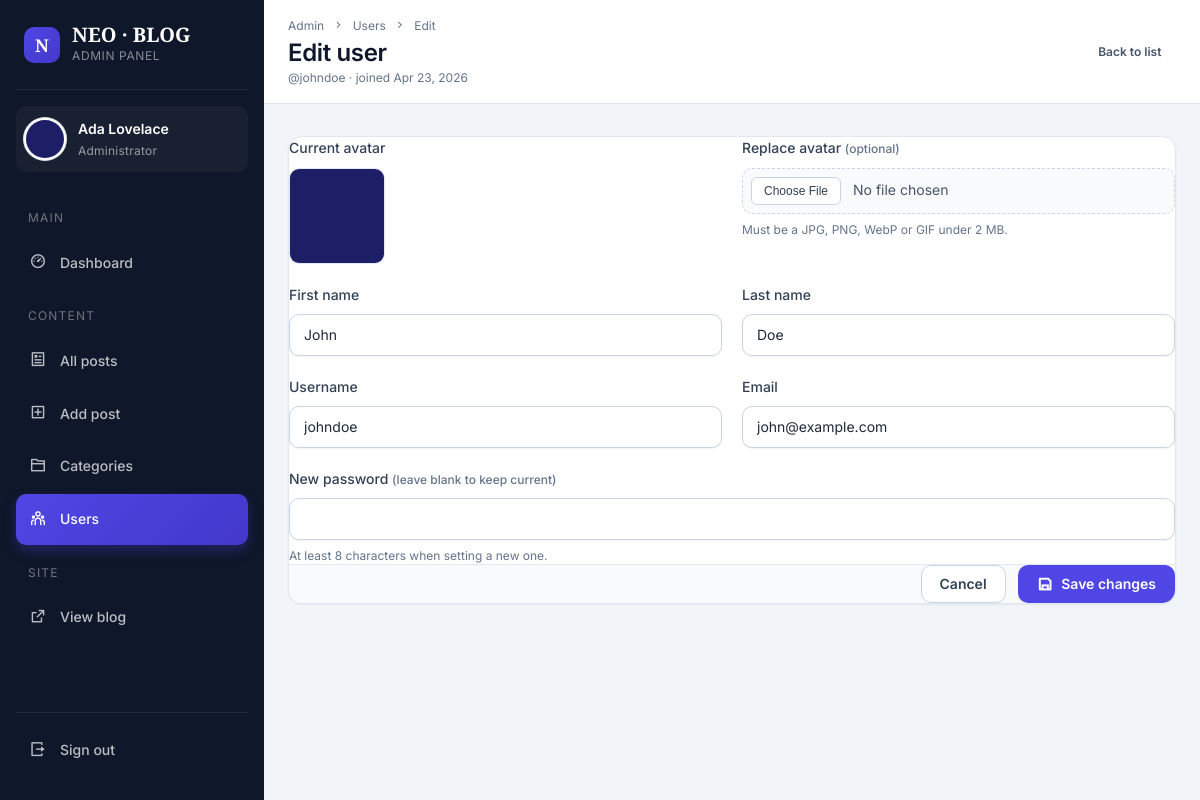
Page /admin/users/edit?id=2 (signed in) on the committed database.
### tables this page shows
CREATE TABLE users (
    id          INT UNSIGNED AUTO_INCREMENT PRIMARY KEY,
    firstname   VARCHAR(100) NOT NULL,
    lastname    VARCHAR(100) NOT NULL,
    username    VARCHAR(50)  NOT NULL,
    email       VARCHAR(190) NOT NULL,
    password    VARCHAR(255) NOT NULL,
    avatar      VARCHAR(255) NOT NULL DEFAULT 'default-avatar.png',
    is_admin    TINYINT(1)   NOT NULL DEFAULT 0,
    created_at  TIMESTAMP    NOT NULL DEFAULT CURRENT_TIMESTAMP,
    UNIQUE KEY uniq_username (username),
    UNIQUE KEY uniq_email    (email)
);

### app/Controllers/Admin/UserController.php (called while the page is built, shortened)
<?php
final class UserController
{
    public function edit(): void
    {
        $id = (int) ($_GET['id'] ?? 0);
        $user = (new User())->getById($id);
        View::render('admin/users/edit', [
            'title'      => 'Edit user — Admin',
            'activeLink' => 'users',
            'user'       => $user,
            'success'    => Auth::getFlash('admin-success'),
            'error'      => Auth::getFlash('admin-error'),
        ], layout: 'admin');
    }
}

### public/index.php (called while the page is built, shortened)
<?php
require dirname(__DIR__) . '/bootstrap.php';
$router = new \App\Core\Router();
$router->dispatch(
    $_SERVER['REQUEST_METHOD'] ?? 'GET',
    $_SERVER['REQUEST_URI']    ?? '/'
);

### app/Core/helpers.php (called while the page is built, shortened)
<?php
function e(mixed $value): string
{
    return htmlspecialchars((string) $value, ENT_QUOTES | ENT_SUBSTITUTE, 'UTF-8');
}
function url(string $path = '/'): string
{
    $path = '/' . ltrim($path, '/');
    return rtrim(ROOT_URL, '/') . $path;
}
function upload_url(string $filename): string
{
    return url('uploads/' . ltrim($filename, '/'));
}
function formatDate(string $dateTimeStr, string $format = 'M d, Y - h:i a'): string
{
    $ts = strtotime($dateTimeStr);
    return $ts ? date($format, $ts) : $dateTimeStr;
}
function avatar_url(?string $filename): string
{
    $filename = trim((string) $filename);
    return upload_url($filename);
}

### bootstrap.php (called while the page is built, shortened)
<?php
require_once __DIR__ . '/config/app.php';
require_once __DIR__ . '/app/Core/helpers.php';
spl_autoload_register(static function (string $class): void {
    $relative = str_replace('\\', '/', substr($class, 4));
    $file     = APP_PATH . '/' . $relative . '.php';
});

### app/Core/Database.php (called while the page is built, shortened)
<?php
final class Database
{
    private static ?Database $instance = null;
    private PDO $pdo;
    private function __construct()
    {
        try {
            if (DB_DRIVER === 'sqlite') {
                $this->pdo = new PDO('sqlite:' . DB_SQLITE_PATH);
                $this->pdo->exec('PRAGMA foreign_keys = ON');
            } else {
                $dsn = sprintf(
                    'mysql:host=%s;port=%d;dbname=%s;charset=%s',
                    DB_HOST,
                    DB_PORT,
                    DB_NAME,
                    DB_CHARSET
                );
                $this->pdo = new PDO($dsn, DB_USER, DB_PASS);
            }
            $this->pdo->setAttribute(PDO::ATTR_ERRMODE,            PDO::ERRMODE_EXCEPTION);
            $this->pdo->setAttribute(PDO::ATTR_DEFAULT_FETCH_MODE, PDO::FETCH_ASSOC);
            $this->pdo->setAttribute(PDO::ATTR_EMULATE_PREPARES,   false);
        } catch (PDOException $e) {
            throw new RuntimeException(
                'Database connection failed: ' . $e->getMessage(),
                (int) $e->getCode(),
                $e
            );
        }
    }
    public static function getInstance(): self
    {
        return self::$instance ??= new self();
    }
    public function fetchOne(string $sql, string $types = '', mixed ...$params): ?array
    {
        $row = $this->run($sql, $params)->fetch();
        return $row === false ? null : $row;
    }
    private function run(string $sql, array $params): \PDOStatement
    {
        $stmt = $this->pdo->prepare($sql);
        $stmt->execute($params);
        return $stmt;
    }
}

### app/Models/User.php (called while the page is built, shortened)
<?php
final class User
{
    private Database $db;
    public function __construct()
    {
        $this->db = Database::getInstance();
    }
    public function getById(int $id): ?array
    {
        return $this->db->fetchOne(
            "SELECT id, firstname, lastname, username, email, avatar, is_admin, created_at
               FROM users WHERE id = ?",
            '', $id
        );
    }
}

### app/Core/Auth.php (called while the page is built, shortened)
<?php
final class Auth
{
    public static function isLoggedIn(): bool
    {
        return isset($_SESSION['user_id']);
    }
    public static function isAdmin(): bool
    {
        return self::isLoggedIn() && (($_SESSION['user_is_admin'] ?? false) === true);
    }
    public static function userId(): ?int
    {
        return isset($_SESSION['user_id']) ? (int) $_SESSION['user_id'] : null;
    }
    public static function user(): ?array
    {
        static $cached = null;
        if ($cached === null || ($cached['id'] ?? null) !== self::userId()) {
            $cached = (new User())->getById((int) self::userId());
        }
        return $cached;
    }
}

### resources/views/admin/users/edit.php (the view, shortened to what this page needs)
<div class="admin-topbar">
    <div>
        <div class="admin-topbar__crumb">
            <a href="<?= url('/admin') ?>">Admin</a> <i class="ri-arrow-right-s-line"></i>
            <a href="<?= url('/admin/users') ?>">Users</a> <i class="ri-arrow-right-s-line"></i>
            <span>Edit</span>
        </div>
        <div class="admin-topbar__title"><h1>Edit user</h1></div>
        <div class="admin-topbar__sub">@<?= e($user['username']) ?> · joined <?= e(formatDate($user['created_at'], 'M d, Y')) ?></div>
    </div>
    <div class="admin-topbar__actions">
        <a href="<?= url('/admin/users') ?>" class="btn btn--ghost btn--sm">Back to list</a>
    </div>
</div>
<div class="admin-content">
    <form action="<?= url('/admin/users/update') ?>" method="post" enctype="multipart/form-data"
          class="admin-form-card" novalidate>
        <div class="admin-form-card__body">
            <div class="form-stack">
                <div class="form-grid">
                    <div class="form-field">
                        <label>Current avatar</label>
                        <div class="form-preview">
                            <img src="<?= avatar_url($user['avatar']) ?>" alt="">
                        </div>
                    </div>
                    <div class="form-field">
                        <label for="avatar">Replace avatar <small>(optional)</small></label>
                        <input type="file" id="avatar" name="avatar" class="form-file"
                               accept="image/jpeg,image/png,image/webp,image/gif">
                        <small>Must be a JPG, PNG, WebP or GIF under 2 MB.</small>
                    </div>
                </div>
                <div class="form-grid">
                    <div class="form-field">
                        <label for="firstname">First name</label>
                        <input type="text" id="firstname" name="firstname" class="form-input"
                               value="<?= e($user['firstname']) ?>" required>
                    </div>
                    <div class="form-field">
                        <label for="lastname">Last name</label>
                        <input type="text" id="lastname" name="lastname" class="form-input"
                               value="<?= e($user['lastname']) ?>" required>
                    </div>
                </div>
                <div class="form-grid">
                    <div class="form-field">
                        <label for="username">Username</label>
                        <input type="text" id="username" name="username" class="form-input"
                               value="<?= e($user['username']) ?>" required>
                    </div>
                    <div class="form-field">
                        <label for="email">Email</label>
                        <input type="email" id="email" name="email" class="form-input"
                               value="<?= e($user['email']) ?>" required>
                    </div>
                </div>
                <div class="form-field">
                    <label for="new_password">New password <small>(leave blank to keep current)</small></label>
                    <input type="password" id="new_password" name="new_password" class="form-input"
                           autocomplete="new-password" minlength="8">
                    <small>At least 8 characters when setting a new one.</small>
                </div>
            </div>
        </div>
        <div class="admin-form-card__footer">
            <a href="<?= url('/admin/users') ?>" class="btn btn--secondary">Cancel</a>
            <button type="submit" class="btn">
                <i class="ri-save-line"></i> Save changes
            </button>
        </div>
    </form>
</div>

### app/Core/Router.php (shortened to what this page needs)
<?php
final class Router
{
    private array $routes = [];
    private string $prefix = '';
    public function group(string $prefix, callable $callback): void
    {
        $previous    = $this->prefix;
        $this->prefix = rtrim($previous . $prefix, '/');
        $this->prefix = $previous;
    }
    public function dispatch(string $method, string $uri): void
    {
        $method = strtoupper($method);
        $path   = $this->normalise($uri);
        foreach ($this->routes as $route) {
            if ($route['method'] !== $method) continue;
            if ($route['path'] === $path) {
                $this->invoke($route['handler'], []);
                return;
            }
        }
    }
    private function add(string $method, string $path, string $handler): void
    {
        $fullPath = rtrim($this->prefix . '/' . ltrim($path, '/'), '/');
        if ($fullPath === '') $fullPath = '/';
        $this->routes[] = [
            'method'  => $method,
            'path'    => $fullPath,
            'handler' => $handler,
        ];
    }
    private function normalise(string $uri): string
    {
        $path = parse_url($uri, PHP_URL_PATH) ?: '/';
        $path = rtrim($path, '/');
        return $path === '' ? '/' : $path;
    }
    private function invoke(string $handler, array $params): void
    {
        [$controller, $action] = explode('@', $handler, 2);
        $instance = new $class();
        $instance->$action($params);
    }
}

### resources/views/partials/admin-sidebar.php (shortened to what this page needs)
<?php
$user = Auth::user();
$is   = fn (string $name) => ($activeLink ?? '') === $name ? 'is-active' : '';
?>
<aside class="sidebar" aria-label="Admin navigation">
    <div class="sidebar__brand">
        <span class="sidebar__brand-logo">N</span>
        <div>
            <div class="sidebar__brand-text">NEO · BLOG</div>
            <div class="sidebar__brand-sub">Admin panel</div>
        </div>
    </div>
    <div class="sidebar__profile">
        <span class="avatar avatar--sm">
            <img src="<?= avatar_url($user['avatar'] ?? '') ?>" alt="">
        </span>
        <div class="sidebar__profile-meta">
            <span class="sidebar__profile-name"><?= e(($user['firstname'] ?? '') . ' ' . ($user['lastname'] ?? '')) ?></span>
            <span class="sidebar__profile-role"><?= Auth::isAdmin() ? 'Administrator' : 'Editor' ?></span>
        </div>
    </div>
    <nav class="sidebar__nav" aria-label="Admin">
        <div class="sidebar__group">Main</div>
        <a href="<?= url('/admin') ?>" class="sidebar__link <?= $is('dashboard') ?>">
            <i class="ri-dashboard-3-line"></i> <span>Dashboard</span>
        </a>
        <div class="sidebar__group">Content</div>
        <a href="<?= url('/admin/posts') ?>" class="sidebar__link <?= $is('posts') ?>">
            <i class="ri-article-line"></i> <span>All posts</span>
        </a>
        <a href="<?= url('/admin/posts/create') ?>" class="sidebar__link <?= $is('add-post') ?>">
            <i class="ri-add-box-line"></i> <span>Add post</span>
        </a>
        <a href="<?= url('/admin/categories') ?>" class="sidebar__link <?= $is('categories') ?>">
            <i class="ri-folder-2-line"></i> <span>Categories</span>
        </a>
        <a href="<?= url('/admin/users') ?>" class="sidebar__link <?= $is('users') ?>">
            <i class="ri-team-line"></i> <span>Users</span>
        </a>
        <div class="sidebar__group">Site</div>
        <a href="<?= url('/') ?>" class="sidebar__link">
            <i class="ri-external-link-line"></i> <span>View blog</span>
        </a>
    </nav>
    <div class="sidebar__logout">
        <form action="<?= url('/logout') ?>" method="post" style="margin:0;">
            <button type="submit" class="sidebar__link" style="width:100%; background:none; border:0; text-align:left; color: rgba(255,255,255,0.72);">
                <i class="ri-logout-box-r-line"></i> <span>Sign out</span>
            </button>
        </form>
    </div>
</aside>

### rows in the picture
users: avatar (placeholder picture), firstname+lastname "Ada Lovelace"
users: username "johndoe", created_at "Apr 23, 2026", avatar (placeholder picture), firstname "John", lastname "Doe", email "john@example.com"
